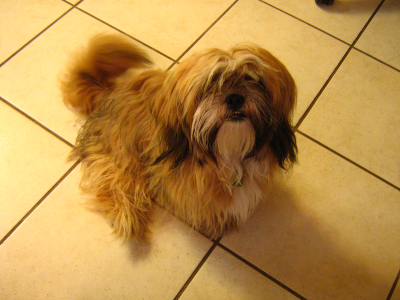
#> input picture opencv/python/data/dog.png, 400 x 300 px
$ python whitebalance.py
#> lines starting #> are read from the running program, lines starting #| are printed output that depends on the picture
#!/usr/bin/env python

"""
Shows how to do white balance using CV xphoto module

Performance:
simpleWB: 400x300 = 2ms

Date: 2018-12-16
"""

import cv2
import cProfile


img = cv2.imread('./data/dog.png')
#> img is the input picture: shape (300, 400, 3); mean B, G, R 75.2, 142.9, 185.8

wb = cv2.xphoto.createSimpleWB()

profile = cProfile.Profile()
profile.enable()

for i in range(100):
    img_wb = wb.balanceWhite(img)
#> this loop made 100 passes
#> pass 1, `img_wb = wb.balanceWhite(img)`:
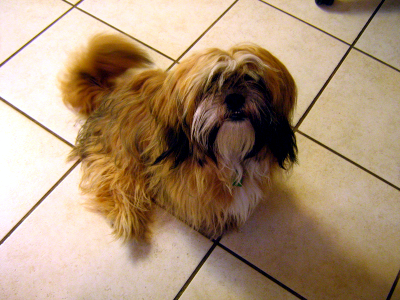
#> img_wb: shape (300, 400, 3); mean B, G, R 118.3, 145.6, 171.4

profile.disable()
profile.print_stats(sort='time')

wb = cv2.xphoto.createGrayworldWB()
wb.setSaturationThreshold(0.99)
img_wb_gray = wb.balanceWhite(img)
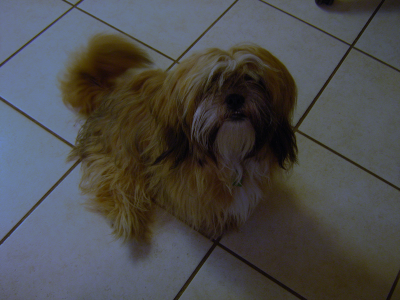
#> img_wb_gray: shape (300, 400, 3); mean B, G, R 75.2, 74.8, 75


cv2.imshow('img', img)
cv2.imshow('img_wb', img_wb)
cv2.imshow('img_wb_gray', img_wb_gray)
cv2.waitKey(0)
cv2.destroyAllWindows()
